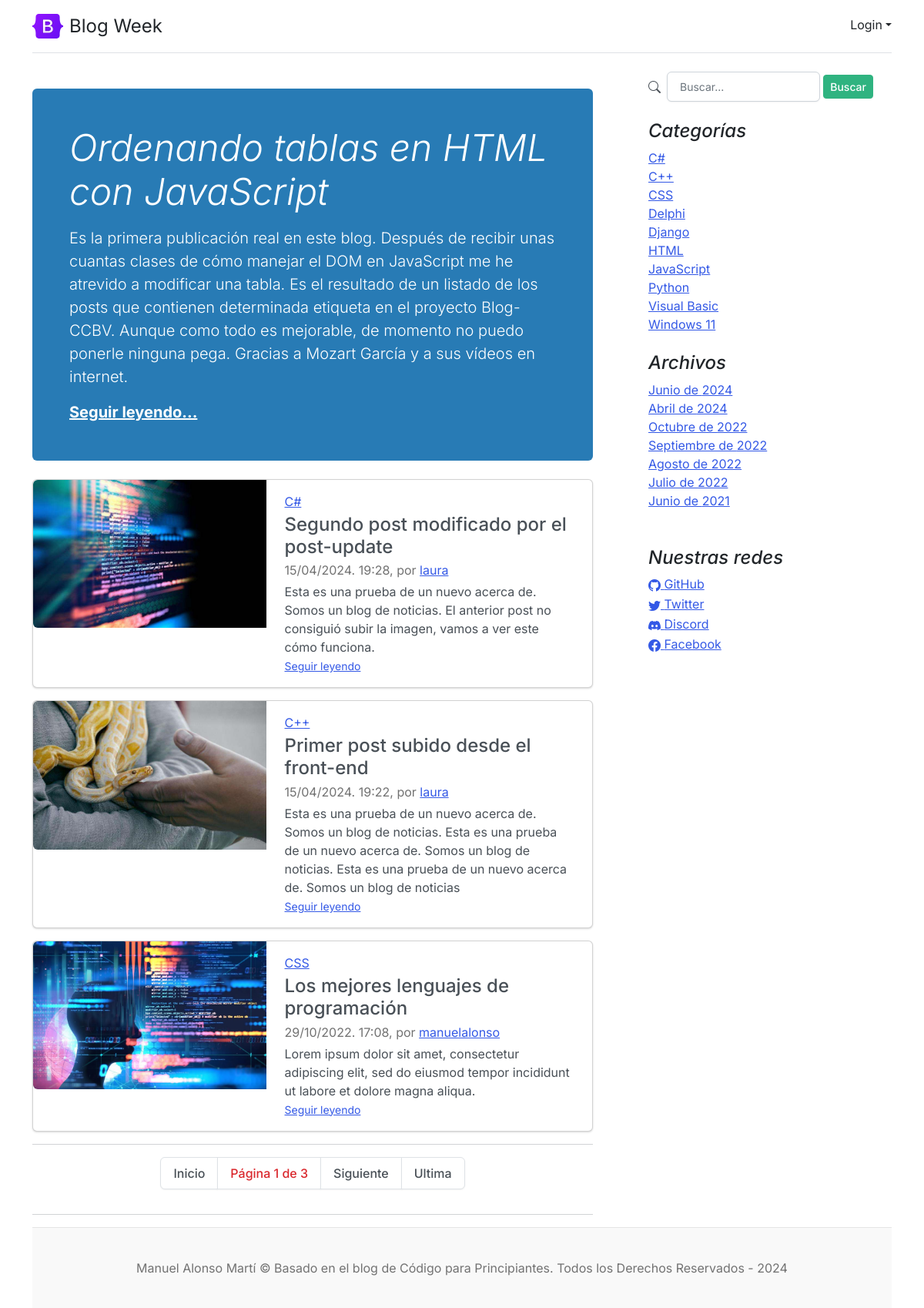
The page / on the database its author committed.
### core/models.py (models this page shows, shortened)
class Post(models.Model):
	title = models.CharField(max_length=250, verbose_name='Título')
	excerpt = models.TextField(verbose_name='Entradilla')
	content = RichTextField(verbose_name='Contenido')
	image = models.ImageField(default='default.jpg',upload_to=profile_picture_path, verbose_name='Imagen')
	published = models.BooleanField(default=False, verbose_name='Publicado')
	category = models.ForeignKey(Category, on_delete=models.CASCADE, related_name='get_posts', verbose_name='Categoría')
	author = models.ForeignKey(User, on_delete=models.CASCADE, related_name='get_posts', verbose_name='Autor')
	tags = models.ManyToManyField(Tag, blank=True, verbose_name='Etiquetas')
	likes = models.ManyToManyField(User, related_name='blog_posts', blank=True, verbose_name='Me Gusta')
	created = models.DateTimeField(auto_now_add=True, verbose_name='Fecha de creación')
	updated = models.DateTimeField(auto_now=True, verbose_name='Fecha de modificación')
	class Meta:
		verbose_name = 'Publicación'
		verbose_name_plural = 'Publicaciones'
		ordering = ['-created']

class Category (models.Model):
	name = models.CharField(max_length=200, unique=True, verbose_name='Nombre')
	active = models.BooleanField(default=True, verbose_name='Activo')
	created = models.DateTimeField(auto_now_add=True, verbose_name='Fecha de creación')
	updated = models.DateTimeField(auto_now=True, verbose_name='Fecha de modificación')
	class Meta:
		verbose_name = 'Categoría'
		verbose_name_plural = 'Categorías'
		ordering = ['name']
	def __str__(self):
		return self.name

class Link(models.Model):
	key = models.CharField(max_length=100, verbose_name='Key Link')
	name = models.CharField(max_length=120, verbose_name='Red Social')
	url = models.URLField(max_length=350, blank=True, null=True, verbose_name='Enlace')
	icon = models.CharField(max_length=100, blank=True, null=True, verbose_name='Icono')
	created = models.DateTimeField(auto_now_add=True, verbose_name='Fecha de creación')
	updated = models.DateTimeField(auto_now=True, verbose_name='Fecha de modificación')
	class Meta:
		verbose_name = 'Red Social'
		verbose_name_plural = 'Redes Sociales'
		ordering = ['name']

### core/views.py (the view)
# urls.py: path('', HomeListView.as_view(), name='home'),
class HomeListView(ListView):
    model=Post
    paginate_by=4
    template_name='core/home.html'
    def get_queryset(self):
        return Post.objects.filter(published=True)
    def get_context_data(self, **kwargs):
        context = super().get_context_data(**kwargs)
        return context

### core/processors.py (called while the page is built)
def ctx_dic_about(request):
	ctx_about = {}
	ctx_about['ABOUT'] = About.objects.latest('created')
	return ctx_about

def ctx_dic_category(request):
	ctx_category = {}
	ctx_category['categories'] = Category.objects.filter(active=True)
	return ctx_category

def ctx_dic_history(request):
	ctx_history = {}
	ctx_history['dates'] = Post.objects.dates('created', 'month', order='DESC').distinct()
	return ctx_history

def ctx_dic_link(request):
	ctx_link = {}
	links = Link.objects.all()
	for link in links:
		ctx_link[link.key] = {'url':link.url, 'icon':link.icon}
	return ctx_link

### templates/core/home.html (shortened to what this page needs)
{% extends 'core/base.html' %}
{% load static %}
{% block content %}
{% include 'core/includes/submenu.html' %}
{% for post in post_list %}
  {% if forloop.first and page_obj.number == 1 %}
    {% if request.path == '/' %}
      <div class="p-4 p-md-5 mb-4 rounded text-bg-info">
          <div class="col-md-12 px-0">
            <h1 class="display-4 fst-italic text-white">{{post.title}}</h1>
            <p class="lead my-3">{{post.excerpt}}</p>
            <p class="lead mb-0"><a href="{% url 'post' post.id %}" class="text-white fw-bold">Seguir leyendo...</a></p>
          </div>
      </div>
    {%endif%}
    {%else%}
    <div class="card mb-3">
      <div class="row g-0">
        <div class="col-md-5">
          <img src={{ post.image.url }} class="img-fluid rounded-start" alt="...">
        </div>
        <div class="col-md-7">
          <div class="card-body">
            <a href={% url 'category' %}?cat={{post.category.id}}>{{ post.category }}</a>
            <h4 class="my-1">{{ post.title }}</h4>
            <p class="blog-post-meta mb-1">{{ post.created|date:"d/m/Y. H:i" }}, por <a href={% url 'author' %}?aut={{post.author.id}}>{{ post.author }}</a></p>
            <p class="card-text mb-auto">{{ post.excerpt }}</p>
            <p class="card-text"><small class="text-muted"><a href={% url 'post' post.id %}>Seguir leyendo</a></small></p>
          </div>
        </div>
      </div>
    </div>
  {%endif%}
{% endfor %}
<hr>
<nav aria-label="...">
  <ul class="pagination justify-content-center">
    <li class="page-item">
      <a class="page-link" href="?page=1">Inicio</a>
    </li>
    <li class="page-item">
      <p class="page-link text-danger">Página {{page_obj.number}} de {{page_obj.paginator.num_pages}}</p>
    {% if page_obj.has_next %}
      <li class="page-item {% if page_obj.number == page_obj.paginator.num_pages %}disabled{% endif %}">
        <a class="page-link" href="{% if page_obj.number != page_obj.paginator.num_pages %}?page={{ page_obj.next_page_number }}{% endif %}">Siguiente</a>
      </li>
    {% endif %}
    <li class="page-item">
      <a class="page-link" href="?page={{ page_obj.paginator.num_pages }}">Ultima</a>
    </li>
  </ul>
</nav>
<hr>
{% endblock %}

### templates/core/base.html (shortened to what this page needs)
<!doctype html>
<html lang="es">
<head>
    <link rel="stylesheet" href="https://cdn.jsdelivr.net/npm/bootstrap-icons@1.9.1/font/bootstrap-icons.css">
    {% load static %}
    <link href={% static 'core/css/bootstrap.min.css' %} rel="stylesheet">
    <link href={% static 'core/css/blog.css' %} rel="stylesheet">
</head>
<body>
  <div class="container">
    <header class="d-flex flex-wrap justify-content-center py-3 mb-4 border-bottom">
      <a href="/admin/" class="d-flex align-items-center mb-3 mb-md-0 me-md-auto text-dark text-decoration-none">
        <img class="bi me-2" width="40" height="32" src={% static 'core/img/bootstrap-logo.svg' %}>
        <span class="fs-4">Blog Week</span>
      </a>
      <div class="dropdown text-end ms-5 mt-1">
        <a href="#" class="d-block link-dark text-decoration-none dropdown-toggle" id="dropdownUser1" data-bs-toggle="dropdown" aria-expanded="false">
            {% if user.is_authenticated  %}Bienvenid@ {{user.username}}{% else %}Login{% endif %}</a>
      </div>
    </header>
    <main class="mt-2">
      <section class="row g-5">
        <div class="col-10 col-md-8 mx-auto">
            {% block content %} {% endblock %}
        </div>
        <aside class="col-md-4">
          <div class="position-sticky" style="top: 2rem;">
            <div class="pt-0 px-4">
              <div class="mb-4">
                <div class="row">
                  <div class="col-md-12 search">
                    <form action="{% url 'search' %}" method="GET">
                        <div id="">
                          <div class="col-md-12 card-body d-flex align-items-center gap-1">
                            <i class="bi bi-search me-1"></i>
                            <input type="text" class="form-control" placeholder="Buscar..." name="search" value = "{{ request.GET.search }}">
                            <button type="submit" class="btn btn-sm btn-success">Buscar</button>
                          </div>
                        </div>
                    </form>
                  </div>
                </div>
              </div>
              <h4 class="fst-italic">Categorías</h4>
              <ol class="list-unstyled mb-0">
                {% for item in categories %}
                  <li><a href={% url 'category' %}?cat={{item.id}}>{{ item.name }}</a></li>
                {% endfor %}
              </ol>
            </div>
            <div class="p-4">
              <h4 class="fst-italic">Archivos</h4>
              <ol class="list-unstyled mb-0">
                {% for item in dates %}
                  <li>
                    {% if item.month == 4 %}<a href={% url 'dates' item.month item.year %}>Abril de {{ item.year }}</a>{% endif %}
                    {% if item.month == 6 %}<a href={% url 'dates' item.month item.year %}>Junio de {{ item.year }}</a>{% endif %}
                    {% if item.month == 7 %}<a href={% url 'dates' item.month item.year %}>Julio de {{ item.year }}</a>{% endif %}
                    {% if item.month == 8 %}<a href={% url 'dates' item.month item.year %}>Agosto de {{ item.year }}</a>{% endif %}
                    {% if item.month == 9 %}<a href={% url 'dates' item.month item.year %}>Septiembre de {{ item.year }}</a>{% endif %}
                    {% if item.month == 10 %}<a href={% url 'dates' item.month item.year %}>Octubre de {{ item.year }}</a>{% endif %}
                  </li>
                {% endfor %}
              </ol>
            </div>
            <div class="p-4">
              <h4 class="fst-italic">Nuestras redes</h4>
              <ol class="list-unstyled">
                {% if LINK_GITHUB.url %}
                  <li><a href={{ LINK_GITHUB.url }}><i class="{{ LINK_GITHUB.icon }}"></i> GitHub</a></li>
                {% endif %}
                {% if LINK_TWITTER.url %}
                  <li><a href={{ LINK_TWITTER.url }}><i class="{{ LINK_TWITTER.icon }}"></i> Twitter</a></li>
                {% endif %}
                {% if LINK_DISCORD.url %}
                  <li><a href={{ LINK_DISCORD.url }}><i class="{{ LINK_DISCORD.icon }}"></i> Discord</a></li>
                {% endif %}
                {% if LINK_FACEBOOK.url %}
                  <li><a href={{ LINK_FACEBOOK.url }}><i class="{{ LINK_FACEBOOK.icon }}"></i> Facebook</a></li>
                {% endif %}
              </ol>
            </div>
          </div>
        </aside>
      </section>
    </main>
    <footer class="blog-footer">
      <p>Manuel Alonso Martí &copy; Basado en el blog de Código para Principiantes. Todos los Derechos Reservados - 2024</p>
    </footer>
  </div>
</body>
</html>

### core/static/core/css/blog.css (style rules this page uses)
.display-4 { font-size: 2.5rem; }
@media (min-width: 768px) { .display-4 { font-size: 3rem; } }
.blog-post-meta { margin-bottom: 1.25rem; color: #727272; }
.blog-footer { padding: 2.5rem 0; color: #727272; text-align: center; background-color: #f9f9f9; border-top: .05rem solid #e5e5e5; }
.blog-footer p:last-child { margin-bottom: 0; }
.bi { vertical-align: -.125em; fill: currentColor; }

### rows shown on the page
Post: title "Ordenando tablas en HTML con JavaScript", excerpt "Es la primera publicación real en este blog. Después de recibir unas cuantas clases de cómo manejar el DOM en JavaScript me he atrevido a modificar una tabla. Es el resultado de un listado de los posts que contienen determinada etiqueta en el proyecto Blog-CCBV. Aunque como todo es mejorable, de momento no puedo ponerle ninguna pega. Gracias a Mozart García y a sus vídeos en internet."
Post: image (picture), category "C#", title "Segundo post modificado por el post-update", created "15/04/2024. 19:28", author "laura", excerpt "Esta es una prueba de un nuevo acerca de. Somos un blog de noticias. El anterior post no consiguió subir la imagen, vamos a ver este cómo funciona."
Post: image (picture), category "C++", title "Primer post subido desde el front-end", created "15/04/2024. 19:22", author "laura", excerpt "Esta es una prueba de un nuevo acerca de. Somos un blog de noticias. Esta es una prueba de un nuevo acerca de. Somos un blog de noticias. Esta es una prueba de un nuevo acerca de. Somos un blog de noticias"
Post: image (picture), category "CSS", title "Los mejores lenguajes de programación", created "29/10/2022. 17:08", author "manuelalonso", excerpt "Lorem ipsum dolor sit amet, consectetur adipiscing elit, sed do eiusmod tempor incididunt ut labore et dolore magna aliqua."
Category: name "C#"
Category: name "C++"
Category: name "CSS"
Category: name "Delphi"
Category: name "Django"
Category: name "HTML"
Category: name "JavaScript"
Category: name "Python"
Category: name "Visual Basic"
Category: name "Windows 11"

### other values the page prints
{{ page_obj.number }} "1"
{{ page_obj.paginator.num_pages }} "3"
{{ item.year }} "2024" "2021"
{{ item.year }} "2024"
{{ item.year }} "2022"
